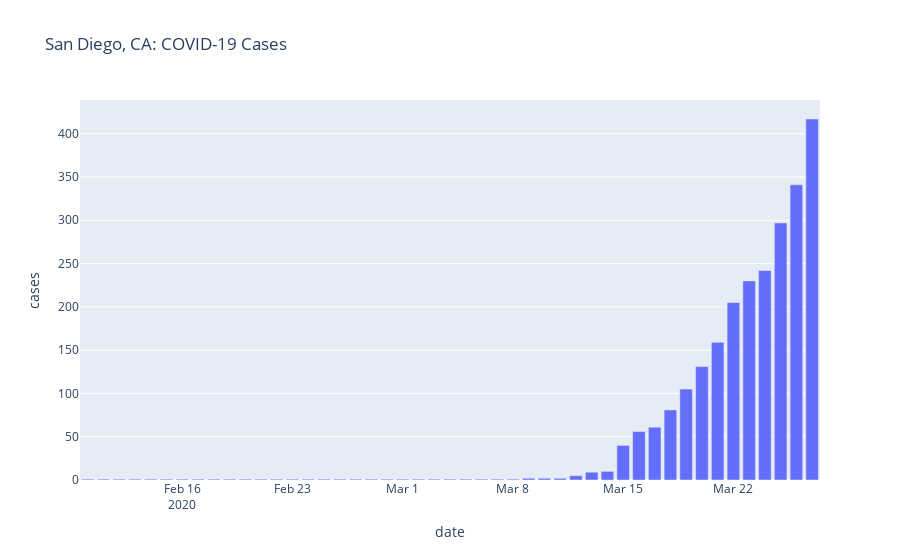
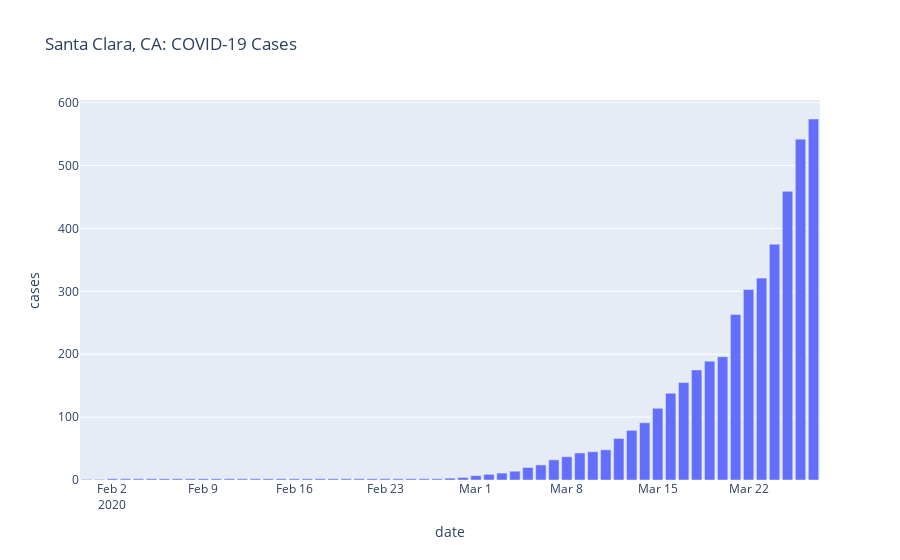
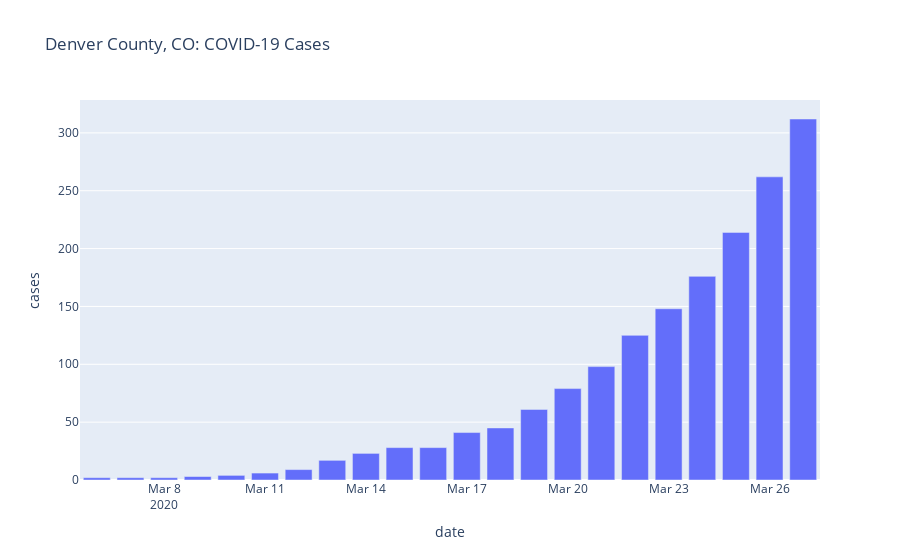
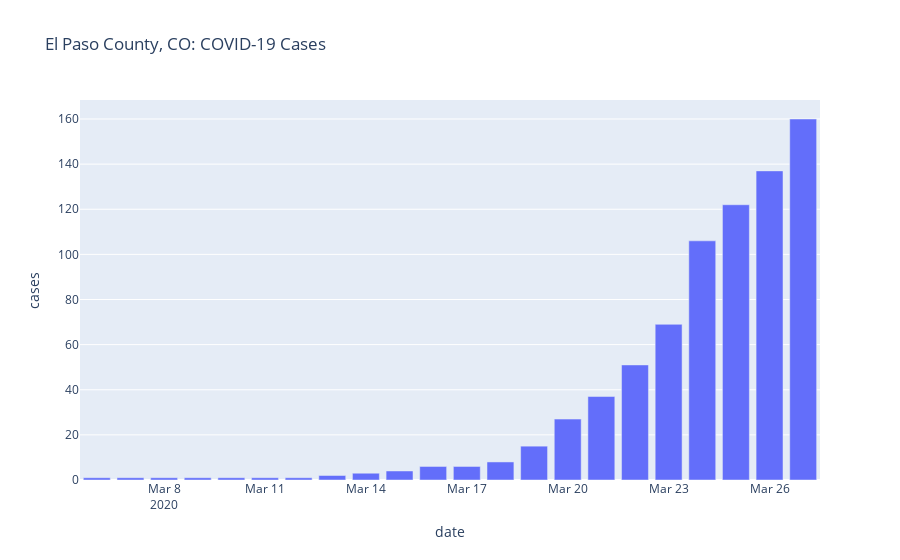

Write notebook code for charts like these, in order.
### Code cell
cases_san_diego_ca.show()
cases_santa_clara_ca.show()
cases_denver_co.show()
cases_el_paso_co.show()

### Figure 1 — Plotly figure (JSON) as saved in the notebook; plotly's stock layout.template omitted (floating-point values rounded to 4 significant figures)
{"data": [{"alignmentgroup": "True", "hoverlabel": {"namelength": 0}, "hovertemplate": "date=%{x}<br>cases=%{y}", "legendgroup": "", "marker": {"color": "#636efa"}, "name": "", "offsetgroup": "", "orientation": "v", "showlegend": false, "textposition": "auto", "type": "bar", "x": ["2020-02-10T00:00:00", "2020-02-11T00:00:00", "2020-02-12T00:00:00", "2020-02-13T00:00:00", "2020-02-14T00:00:00", "2020-02-15T00:00:00", "2020-02-16T00:00:00", "2020-02-17T00:00:00", "2020-02-18T00:00:00", "2020-02-19T00:00:00", "2020-02-20T00:00:00", "2020-02-21T00:00:00", "2020-02-22T00:00:00", "2020-02-23T00:00:00", "2020-02-24T00:00:00", "2020-02-25T00:00:00", "2020-02-26T00:00:00", "2020-02-27T00:00:00", "2020-02-28T00:00:00", "2020-02-29T00:00:00", "2020-03-01T00:00:00", "2020-03-02T00:00:00", "2020-03-03T00:00:00", "2020-03-04T00:00:00", "2020-03-05T00:00:00", "2020-03-06T00:00:00", "2020-03-07T00:00:00", "2020-03-08T00:00:00", "2020-03-09T00:00:00", "2020-03-10T00:00:00", "2020-03-11T00:00:00", "2020-03-12T00:00:00", "2020-03-13T00:00:00", "2020-03-14T00:00:00", "2020-03-15T00:00:00", "2020-03-16T00:00:00", "2020-03-17T00:00:00", "2020-03-18T00:00:00", "2020-03-19T00:00:00", "2020-03-20T00:00:00", "2020-03-21T00:00:00", "2020-03-22T00:00:00", "2020-03-23T00:00:00", "2020-03-24T00:00:00", "2020-03-25T00:00:00", "2020-03-26T00:00:00", "2020-03-27T00:00:00"], "xaxis": "x", "y": [1, 1, 1, 1, 1, 1, 1, 1, 1, 1, 1, 1, 1, 1, 1, 1, 1, 1, 1, 1, 1, 1, 1, 1, 1, 1, 1, 1, 2, 2, 2, 5, 9, 10, 40, 56, 61, 81, 105, 131, 159, 205, 230, 242, 297, 341, 417], "yaxis": "y"}], "layout": {"barmode": "relative", "legend": {"tracegroupgap": 0}, "title": {"text": "San Diego, CA: COVID-19 Cases"}, "xaxis": {"anchor": "y", "domain": [0, 1], "title": {"text": "date"}}, "yaxis": {"anchor": "x", "domain": [0, 1], "title": {"text": "cases"}}}}

### Figure 2 — Plotly figure (JSON) as saved in the notebook; plotly's stock layout.template omitted (floating-point values rounded to 4 significant figures)
{"data": [{"alignmentgroup": "True", "hoverlabel": {"namelength": 0}, "hovertemplate": "date=%{x}<br>cases=%{y}", "legendgroup": "", "marker": {"color": "#636efa"}, "name": "", "offsetgroup": "", "orientation": "v", "showlegend": false, "textposition": "auto", "type": "bar", "x": ["2020-01-31T00:00:00", "2020-02-01T00:00:00", "2020-02-02T00:00:00", "2020-02-03T00:00:00", "2020-02-04T00:00:00", "2020-02-05T00:00:00", "2020-02-06T00:00:00", "2020-02-07T00:00:00", "2020-02-08T00:00:00", "2020-02-09T00:00:00", "2020-02-10T00:00:00", "2020-02-11T00:00:00", "2020-02-12T00:00:00", "2020-02-13T00:00:00", "2020-02-14T00:00:00", "2020-02-15T00:00:00", "2020-02-16T00:00:00", "2020-02-17T00:00:00", "2020-02-18T00:00:00", "2020-02-19T00:00:00", "2020-02-20T00:00:00", "2020-02-21T00:00:00", "2020-02-22T00:00:00", "2020-02-23T00:00:00", "2020-02-24T00:00:00", "2020-02-25T00:00:00", "2020-02-26T00:00:00", "2020-02-27T00:00:00", "2020-02-28T00:00:00", "2020-02-29T00:00:00", "2020-03-01T00:00:00", "2020-03-02T00:00:00", "2020-03-03T00:00:00", "2020-03-04T00:00:00", "2020-03-05T00:00:00", "2020-03-06T00:00:00", "2020-03-07T00:00:00", "2020-03-08T00:00:00", "2020-03-09T00:00:00", "2020-03-10T00:00:00", "2020-03-11T00:00:00", "2020-03-12T00:00:00", "2020-03-13T00:00:00", "2020-03-14T00:00:00", "2020-03-15T00:00:00", "2020-03-16T00:00:00", "2020-03-17T00:00:00", "2020-03-18T00:00:00", "2020-03-19T00:00:00", "2020-03-20T00:00:00", "2020-03-21T00:00:00", "2020-03-22T00:00:00", "2020-03-23T00:00:00", "2020-03-24T00:00:00", "2020-03-25T00:00:00", "2020-03-26T00:00:00", "2020-03-27T00:00:00"], "xaxis": "x", "y": [1, 1, 2, 2, 2, 2, 2, 2, 2, 2, 2, 2, 2, 2, 2, 2, 2, 2, 2, 2, 2, 2, 2, 2, 2, 2, 2, 2, 3, 4, 7, 9, 11, 14, 20, 24, 32, 37, 43, 45, 48, 66, 79, 91, 114, 138, 155, 175, 189, 196, 263, 303, 321, 375, 459, 542, 574], "yaxis": "y"}], "layout": {"barmode": "relative", "legend": {"tracegroupgap": 0}, "title": {"text": "Santa Clara, CA: COVID-19 Cases"}, "xaxis": {"anchor": "y", "domain": [0, 1], "title": {"text": "date"}}, "yaxis": {"anchor": "x", "domain": [0, 1], "title": {"text": "cases"}}}}

### Figure 3 — Plotly figure (JSON) as saved in the notebook; plotly's stock layout.template omitted (floating-point values rounded to 4 significant figures)
{"data": [{"alignmentgroup": "True", "hoverlabel": {"namelength": 0}, "hovertemplate": "date=%{x}<br>cases=%{y}", "legendgroup": "", "marker": {"color": "#636efa"}, "name": "", "offsetgroup": "", "orientation": "v", "showlegend": false, "textposition": "auto", "type": "bar", "x": ["2020-03-06T00:00:00", "2020-03-07T00:00:00", "2020-03-08T00:00:00", "2020-03-09T00:00:00", "2020-03-10T00:00:00", "2020-03-11T00:00:00", "2020-03-12T00:00:00", "2020-03-13T00:00:00", "2020-03-14T00:00:00", "2020-03-15T00:00:00", "2020-03-16T00:00:00", "2020-03-17T00:00:00", "2020-03-18T00:00:00", "2020-03-19T00:00:00", "2020-03-20T00:00:00", "2020-03-21T00:00:00", "2020-03-22T00:00:00", "2020-03-23T00:00:00", "2020-03-24T00:00:00", "2020-03-25T00:00:00", "2020-03-26T00:00:00", "2020-03-27T00:00:00"], "xaxis": "x", "y": [2, 2, 2, 3, 4, 6, 9, 17, 23, 28, 28, 41, 45, 61, 79, 98, 125, 148, 176, 214, 262, 312], "yaxis": "y"}], "layout": {"barmode": "relative", "legend": {"tracegroupgap": 0}, "title": {"text": "Denver County, CO: COVID-19 Cases"}, "xaxis": {"anchor": "y", "domain": [0, 1], "title": {"text": "date"}}, "yaxis": {"anchor": "x", "domain": [0, 1], "title": {"text": "cases"}}}}

### Figure 4 — Plotly figure (JSON) as saved in the notebook; plotly's stock layout.template omitted (floating-point values rounded to 4 significant figures)
{"data": [{"alignmentgroup": "True", "hoverlabel": {"namelength": 0}, "hovertemplate": "date=%{x}<br>cases=%{y}", "legendgroup": "", "marker": {"color": "#636efa"}, "name": "", "offsetgroup": "", "orientation": "v", "showlegend": false, "textposition": "auto", "type": "bar", "x": ["2020-03-06T00:00:00", "2020-03-07T00:00:00", "2020-03-08T00:00:00", "2020-03-09T00:00:00", "2020-03-10T00:00:00", "2020-03-11T00:00:00", "2020-03-12T00:00:00", "2020-03-13T00:00:00", "2020-03-14T00:00:00", "2020-03-15T00:00:00", "2020-03-16T00:00:00", "2020-03-17T00:00:00", "2020-03-18T00:00:00", "2020-03-19T00:00:00", "2020-03-20T00:00:00", "2020-03-21T00:00:00", "2020-03-22T00:00:00", "2020-03-23T00:00:00", "2020-03-24T00:00:00", "2020-03-25T00:00:00", "2020-03-26T00:00:00", "2020-03-27T00:00:00"], "xaxis": "x", "y": [1, 1, 1, 1, 1, 1, 1, 2, 3, 4, 6, 6, 8, 15, 27, 37, 51, 69, 106, 122, 137, 160], "yaxis": "y"}], "layout": {"barmode": "relative", "legend": {"tracegroupgap": 0}, "title": {"text": "El Paso County, CO: COVID-19 Cases"}, "xaxis": {"anchor": "y", "domain": [0, 1], "title": {"text": "date"}}, "yaxis": {"anchor": "x", "domain": [0, 1], "title": {"text": "cases"}}}}
